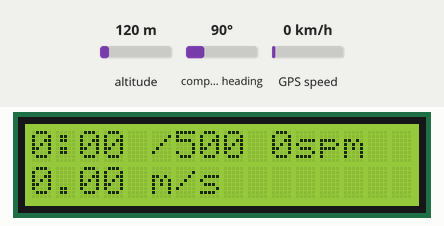
Recording of a sketch running on a simulated ESP32. Shown: 16×2 character LCD. Inputs (shaded band) come from the test bench; at power-on: GPS speed 0 km/h, altitude 120 m, compass heading 90°. Random numbers use the default seed unless the sketch sets one; the GPS gets a fix after 3 s at 37.7749, -122.4194 with 8 satellites.

Above: at 3.2 s.
3.3 s: GPS speed set to 2 km/h
At 5.3 s:
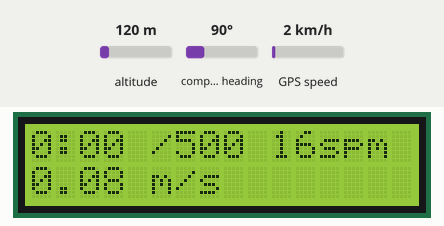
7.0 s: GPS speed set to 30 km/h
At 9.5 s:
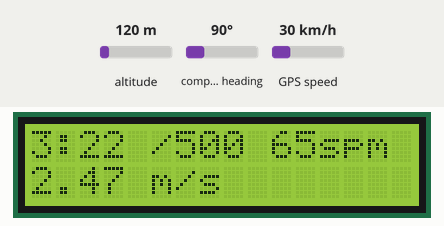
9.7 s: GPS speed set to 9 km/h
At 11.7 s:
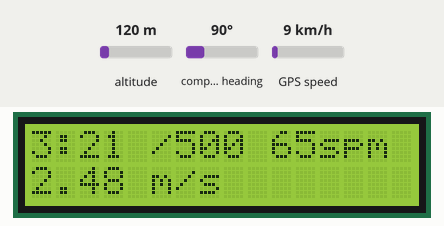
Timing chart, 0 to 13.2 s (numbered marks = the images above; inputs shaded):
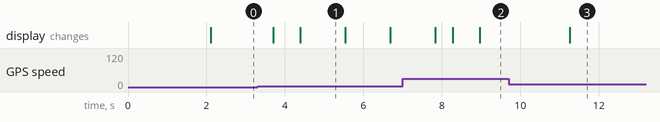

The sketch:

Rowing_computer.ino
```cpp
#include <Wire.h>
#include <TinyGPSPlus.h>
#include <LiquidCrystal_I2C.h>
#include <WiFi.h>
#include <WebServer.h>

TinyGPSPlus gps;
LiquidCrystal_I2C lcd(0x27,16,2);
WebServer server(80);

const char* ssid = "RowingMonitor";
const char* password = "12345678";

float gpsSpeed = 0;
float filteredSpeed = 0;
float splitSeconds = 0;

int strokeRate = 0;
unsigned long lastStroke = 0;


float readIMU()
{

  return random(-20,20)/10.0;
}


void readGPS()
{
  while (Serial1.available())
  {
    gps.encode(Serial1.read());
  }

  if (gps.speed.isUpdated())
  {
    gpsSpeed = gps.speed.mps();

    filteredSpeed = 0.85 * filteredSpeed + 0.15 * gpsSpeed;

    if(filteredSpeed > 0.2)
      splitSeconds = 500.0 / filteredSpeed;
  }
}


void detectStroke()
{
  float accel = readIMU();

  if(accel > 1.5)
  {
    if(millis() - lastStroke > 300)
    {
      unsigned long now = millis();

      strokeRate = 60000 / (now - lastStroke);

      lastStroke = now;
    }
  }
}

void updateLCD()
{
  int minutes = splitSeconds / 60;
  int seconds = (int)splitSeconds % 60;

  lcd.clear();

  lcd.setCursor(0,0);
  lcd.print(minutes);
  lcd.print(":");

  if(seconds < 10) lcd.print("0");
  lcd.print(seconds);

  lcd.print(" /500 ");

  lcd.print(strokeRate);
  lcd.print("spm");

  lcd.setCursor(0,1);
  lcd.print(filteredSpeed,2);
  lcd.print(" m/s");
}


String webpage()
{
  int minutes = splitSeconds / 60;
  int seconds = (int)splitSeconds % 60;

  String page = "<html><body>";
  page += "<h1>Rowing Monitor</h1>";
  page += "Speed: " + String(filteredSpeed,2) + " m/s<br>";
  page += "Split: " + String(minutes) + ":" + (seconds<10?"0":"") + String(seconds) + "<br>";
  page += "Stroke Rate: " + String(strokeRate) + " spm<br>";
  page += "</body></html>";

  return page;
}

void handleRoot()
{
  server.send(200,"text/html",webpage());
}


void setup()
{
  Serial.begin(115200);
  Serial1.begin(9600);

  Wire.begin(6,7);

  lcd.init();
  lcd.backlight();

  WiFi.softAP(ssid,password);

  server.on("/", handleRoot);
  server.begin();

  lcd.print("Row Monitor");
  delay(2000);
}


void loop()
{
  readGPS();

  detectStroke();

  updateLCD();

  server.handleClient();

  delay(200);
}
```

Measured:
- what the display in image 1 shows lasts 1.1 s, from 4.4 s to 5.5 s
